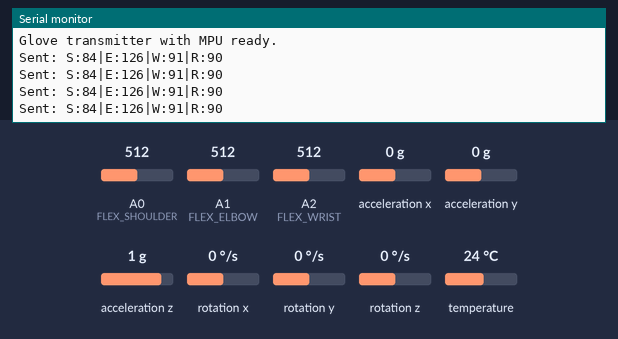
This sketch was run on a simulated Arduino Uno, built with avr-gcc and run on an emulated ATmega328P. Shown: the last lines printed to the serial monitor. The inputs (shaded band) are chosen by the test bench; at power-on: acceleration y 0 g, A0 (FLEX_SHOULDER) = 512, A1 (FLEX_ELBOW) = 512, A2 (FLEX_WRIST) = 512, acceleration z 1 g, acceleration x 0 g, rotation x 0 °/s, rotation y 0 °/s, rotation z 0 °/s, temperature 24 °C.

Above: at 1.2 s.
1.3 s: acceleration y set to 0.8 g
At 1.56 s:
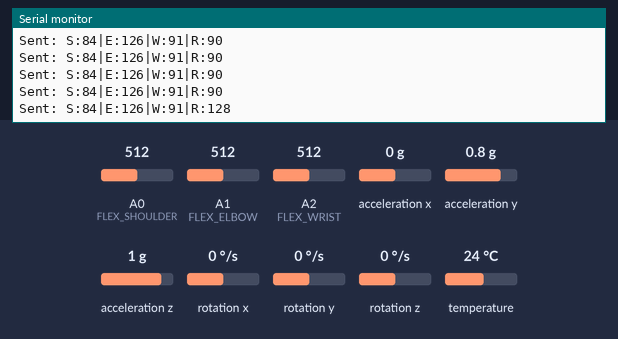
4.3 s: A0 (FLEX_SHOULDER) set to 716
At 4.51 s:
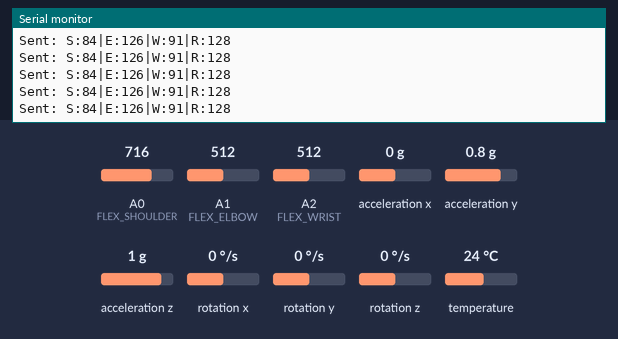
5.8 s: A1 (FLEX_ELBOW) set to 716
At 5.83 s:
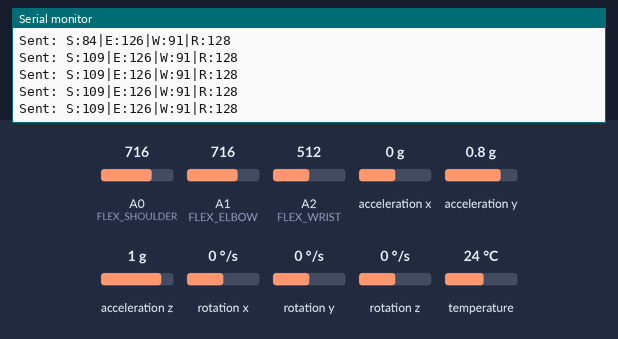
7.3 s: A2 (FLEX_WRIST) set to 716
At 7.47 s:
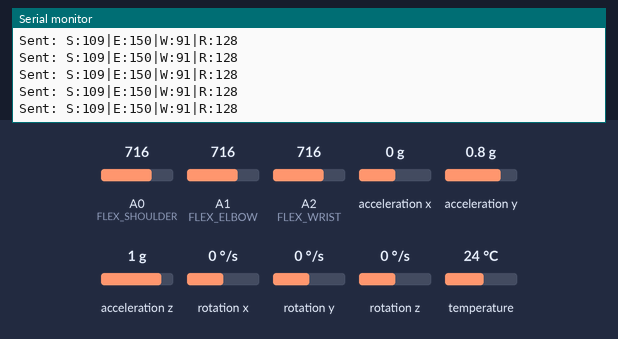
8.8 s: acceleration z set to -1.4 g
At 8.8 s:
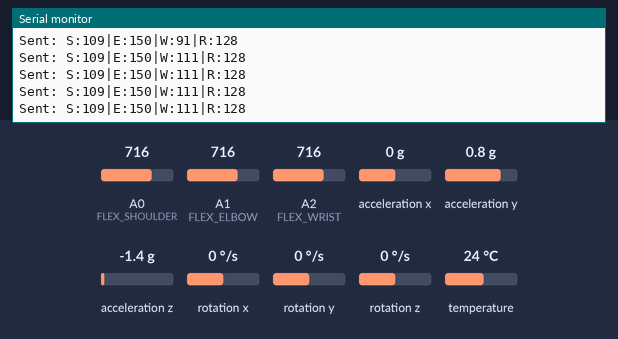
10.3 s: A0 (FLEX_SHOULDER) set to 810
At 10.45 s:
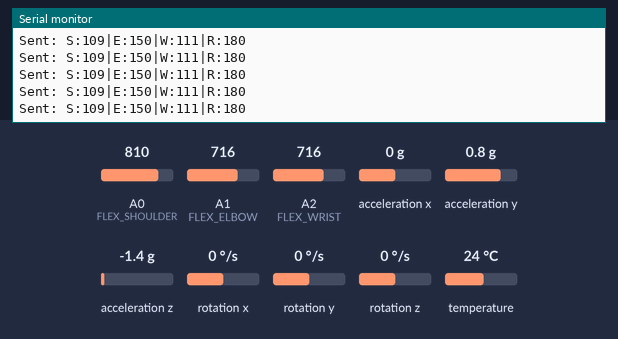
Timing chart, 0 to 12.8 s (numbered marks = the images above; inputs shaded):
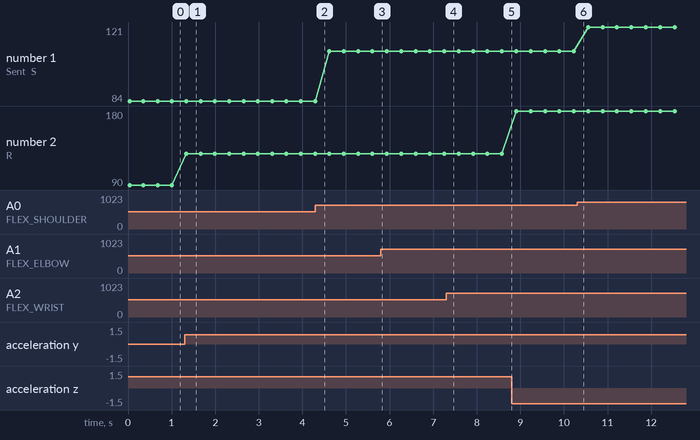

The sketch:

July_16_sending_code_3flexsensors_1mpu_bluetooth.ino.ino
```cpp
#include <Adafruit_MPU6050.h>
#include <Adafruit_Sensor.h>
#include <Wire.h>
#include <SoftwareSerial.h>

SoftwareSerial BTserial(2, 3); // RX, TX for HC-05
Adafruit_MPU6050 mpu;

// Flex sensor analog pins
#define FLEX_SHOULDER A0
#define FLEX_ELBOW    A1
#define FLEX_WRIST    A2 // Flick (up/down)

// Raw flex range
const int minFlex = 200;
const int maxFlex = 800;

void setup() {
  Serial.begin(9600);
  BTserial.begin(9600);

  // Initialize MPU
  if (!mpu.begin()) {
    Serial.println("MPU6050 not detected. Halting.");
    while (1) delay(10);
  }

  mpu.setAccelerometerRange(MPU6050_RANGE_8_G);
  mpu.setGyroRange(MPU6050_RANGE_500_DEG);
  mpu.setFilterBandwidth(MPU6050_BAND_21_HZ);

  Serial.println("Glove transmitter with MPU ready.");
}

void loop() {
  //Read flex sensors
  int shoulderRaw = analogRead(FLEX_SHOULDER);
  int elbowRaw    = analogRead(FLEX_ELBOW);
  int wristRaw    = analogRead(FLEX_WRIST);

  //Map to angles
  int shoulderAngle = map(shoulderRaw, minFlex, maxFlex, 45, 120);
  int elbowAngle    = map(elbowRaw,    minFlex, maxFlex, 90, 160);
  int wristAngle    = map(wristRaw,    minFlex, maxFlex, 60, 120); // Flick

  shoulderAngle = constrain(shoulderAngle, 0, 180);
  elbowAngle    = constrain(elbowAngle,    0, 180);
  wristAngle    = constrain(wristAngle,    0, 180);

  //MPU6050 → roll for wrist rotation
  sensors_event_t a, g, temp;
  mpu.getEvent(&a, &g, &temp);

  float roll = atan2(a.acceleration.y, a.acceleration.z) * 180.0 / PI;
  int wristRotation = constrain(map((int)roll, -90, 90, 0, 180), 0, 180);

  //Format: S:<x>|E:<x>|W:<x>|R:<x>
  String message = "S:" + String(shoulderAngle);
  message += "|E:" + String(elbowAngle);
  message += "|W:" + String(wristAngle);       // Flick
  message += "|R:" + String(wristRotation);    // Rotation

  //Send
  BTserial.println(message);
  BTserial.flush();

  //Debug
  Serial.print("Sent: ");
  Serial.println(message);

  delay(300);
}
```

Measured:
- after the input at 1.3 s, the serial monitor: prints a new line at once (image 1)
- plotted number 1: 84 → 109 after the input at 4.3 s, 109 → 121 after the input at 10.3 s
- plotted number 2: 90 → 128 after the input at 1.3 s, 128 → 180 after the input at 8.8 s
